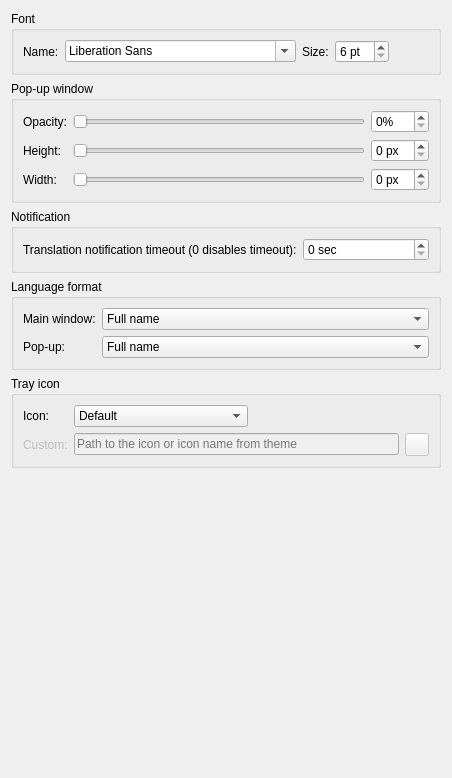
      <widget class="QWidget" name="interfacePage">
       <layout class="QVBoxLayout" name="interfaceLayout">
        <item>
         <widget class="QGroupBox" name="fontGroupBox">
          <property name="title">
           <string>Font</string>
          </property>
          <layout class="QHBoxLayout" name="fontBoxLayout">
           <item>
            <widget class="QLabel" name="fontNameLabel">
             <property name="text">
              <string>Name:</string>
             </property>
            </widget>
           </item>
           <item>
            <widget class="QFontComboBox" name="fontNameComboBox">
             <property name="toolTip">
              <string>&lt;html&gt;&lt;head/&gt;&lt;body&gt;&lt;p&gt;Translation and source text font&lt;/p&gt;&lt;/body&gt;&lt;/html&gt;</string>
             </property>
            </widget>
           </item>
           <item>
            <widget class="QLabel" name="fontSizeLabel">
             <property name="text">
              <string>Size:</string>
             </property>
            </widget>
           </item>
           <item>
            <widget class="QSpinBox" name="fontSizeSpinBox">
             <property name="toolTip">
              <string>&lt;html&gt;&lt;head/&gt;&lt;body&gt;&lt;p&gt;Font size of translation and source text&lt;/p&gt;&lt;/body&gt;&lt;/html&gt;</string>
             </property>
             <property name="suffix">
              <string notr="true"> pt</string>
             </property>
             <property name="minimum">
              <number>6</number>
             </property>
            </widget>
           </item>
           <item>
            <spacer name="fontSpacer">
             <property name="orientation">
              <enum>Qt::Horizontal</enum>
             </property>
             <property name="sizeHint" stdset="0">
              <size>
               <width>40</width>
               <height>20</height>
              </size>
             </property>
            </spacer>
           </item>
          </layout>
         </widget>
        </item>
        <item>
         <widget class="QGroupBox" name="popupInterfaceGroupBox">
          <property name="title">
           <string>Pop-up window</string>
          </property>
          <layout class="QGridLayout" name="popupBoxLayout">
           <item row="1" column="0">
            <widget class="QLabel" name="popupHeightLabel">
             <property name="text">
              <string>Height:</string>
             </property>
            </widget>
           </item>
           <item row="1" column="2">
            <widget class="QSpinBox" name="popupHeightSpinBox">
             <property name="toolTip">
              <string>&lt;html&gt;&lt;head/&gt;&lt;body&gt;&lt;p&gt;Pop-up window height in pixels&lt;/p&gt;&lt;/body&gt;&lt;/html&gt;</string>
             </property>
             <property name="suffix">
              <string notr="true"> px</string>
             </property>
            </widget>
           </item>
           <item row="0" column="2">
            <widget class="QSpinBox" name="popupOpacitySpinBox">
             <property name="toolTip">
              <string>&lt;html&gt;&lt;head/&gt;&lt;body&gt;&lt;p&gt;Pop-up window opacity&lt;/p&gt;&lt;/body&gt;&lt;/html&gt;</string>
             </property>
             <property name="suffix">
              <string notr="true">%</string>
             </property>
             <property name="maximum">
              <number>100</number>
             </property>
            </widget>
           </item>
           <item row="2" column="0">
            <widget class="QLabel" name="popupWidthLabel">
             <property name="text">
              <string>Width:</string>
             </property>
            </widget>
           </item>
           <item row="2" column="1">
            <widget class="QSlider" name="popupWidthSlider">
             <property name="orientation">
              <enum>Qt::Horizontal</enum>
             </property>
            </widget>
           </item>
           <item row="0" column="1">
            <widget class="QSlider" name="popupOpacitySlider">
             <property name="maximum">
              <number>100</number>
             </property>
             <property name="orientation">
              <enum>Qt::Horizontal</enum>
             </property>
            </widget>
           </item>
           <item row="2" column="2">
            <widget class="QSpinBox" name="popupWidthSpinBox">
             <property name="toolTip">
              <string>&lt;html&gt;&lt;head/&gt;&lt;body&gt;&lt;p&gt;Pop-up window width in pixels&lt;/p&gt;&lt;/body&gt;&lt;/html&gt;</string>
             </property>
             <property name="suffix">
              <string notr="true"> px</string>
             </property>
            </widget>
           </item>
           <item row="0" column="0">
            <widget class="QLabel" name="popupOpacityLabel">
             <property name="text">
              <string>Opacity:</string>
             </property>
            </widget>
           </item>
           <item row="1" column="1">
            <widget class="QSlider" name="popupHeightSlider">
             <property name="orientation">
              <enum>Qt::Horizontal</enum>
             </property>
            </widget>
           </item>
          </layout>
         </widget>
        </item>
        <item>
         <widget class="QGroupBox" name="translationNotificationGroupBox">
          <property name="title">
           <string>Notification</string>
          </property>
          <layout class="QFormLayout" name="translationNotificationBoxLayout">
           <item row="0" column="0">
            <widget class="QLabel" name="translationNotificationTimeoutLabel">
             <property name="text">
              <string>Translation notification timeout (0 disables timeout):</string>
             </property>
            </widget>
           </item>
           <item row="0" column="1">
            <widget class="QSpinBox" name="translationNotificationTimeoutSpinBox">
             <property name="toolTip">
              <string>&lt;html&gt;&lt;head/&gt;&lt;body&gt;&lt;p&gt;Notification with translation display time&lt;/p&gt;&lt;/body&gt;&lt;/html&gt;</string>
             </property>
             <property name="suffix">
              <string> sec</string>
             </property>
             <property name="minimum">
              <number>0</number>
             </property>
             <property name="maximum">
              <number>60</number>
             </property>
            </widget>
           </item>
          </layout>
         </widget>
        </item>
        <item>
         <widget class="QGroupBox" name="languageFormatGroupBox">
          <property name="title">
           <string>Language format</string>
          </property>
          <layout class="QFormLayout" name="languageFormatBoxLayout">
           <item row="0" column="0">
            <widget class="QLabel" name="mainWindowLanguageFormatLabel">
             <property name="text">
              <string>Main window:</string>
             </property>
            </widget>
           </item>
           <item row="0" column="1">
            <widget class="QComboBox" name="mainWindowLanguageFormatComboBox">
             <property name="toolTip">
              <string>&lt;html&gt;&lt;head/&gt;&lt;body&gt;&lt;p&gt;Languges text on buttons&lt;/p&gt;&lt;/body&gt;&lt;/html&gt;</string>
             </property>
             <item>
              <property name="text">
               <string>Full name</string>
              </property>
             </item>
             <item>
              <property name="text">
               <string>ISO 639-1 code</string>
              </property>
             </item>
            </widget>
           </item>
           <item row="1" column="0">
            <widget class="QLabel" name="popupLanguageFormatLabel">
             <property name="text">
              <string>Pop-up:</string>
             </property>
            </widget>
           </item>
           <item row="1" column="1">
            <widget class="QComboBox" name="popupLanguageFormatComboBox">
             <property name="toolTip">
              <string>&lt;html&gt;&lt;head/&gt;&lt;body&gt;&lt;p&gt;Languges text on buttons&lt;/p&gt;&lt;/body&gt;&lt;/html&gt;</string>
             </property>
             <item>
              <property name="text">
               <string>Full name</string>
              </property>
             </item>
             <item>
              <property name="text">
               <string>ISO 639-1 code</string>
              </property>
             </item>
            </widget>
           </item>
          </layout>
         </widget>
        </item>
        <item>
         <widget class="QGroupBox" name="trayIconGroupBox">
          <property name="title">
           <string>Tray icon</string>
          </property>
          <layout class="QGridLayout" name="trayIconBox">
           <item row="0" column="0">
            <widget class="QLabel" name="trayIconLabel">
             <property name="text">
              <string>Icon:</string>
             </property>
            </widget>
           </item>
           <item row="1" column="2">
            <widget class="QToolButton" name="customTrayIconButton">
             <property name="enabled">
              <bool>false</bool>
             </property>
             <property name="toolTip">
              <string>&lt;html&gt;&lt;head/&gt;&lt;body&gt;&lt;p&gt;Select icon&lt;/p&gt;&lt;/body&gt;&lt;/html&gt;</string>
             </property>
             <property name="text">
              <string notr="true"/>
             </property>
            </widget>
           </item>
           <item row="1" column="0">
            <widget class="QLabel" name="customTrayIconLabel">
             <property name="enabled">
              <bool>false</bool>
             </property>
             <property name="text">
              <string>Custom:</string>
             </property>
            </widget>
           </item>
           <item row="0" column="1">
            <widget class="QComboBox" name="trayIconComboBox">
             <property name="sizePolicy">
              <sizepolicy hsizetype="Maximum" vsizetype="Fixed">
               <horstretch>0</horstretch>
               <verstretch>0</verstretch>
              </sizepolicy>
             </property>
             <property name="toolTip">
              <string>&lt;html&gt;&lt;head/&gt;&lt;body&gt;&lt;p&gt;System tray icon&lt;/p&gt;&lt;/body&gt;&lt;/html&gt;</string>
             </property>
             <item>
              <property name="text">
               <string>Default</string>
              </property>
              <property name="icon">
               <iconset theme="crow-translate-tray">
                <normaloff>.</normaloff>.</iconset>
              </property>
             </item>
             <item>
              <property name="text">
               <string>Monochrome (dark theme)</string>
              </property>
              <property name="icon">
               <iconset theme="crow-translate-tray-light">
                <normaloff>.</normaloff>.</iconset>
              </property>
             </item>
             <item>
              <property name="text">
               <string>Monochrome (light theme)</string>
              </property>
              <property name="icon">
               <iconset theme="crow-translate-tray-dark">
                <normaloff>.</normaloff>.</iconset>
              </property>
             </item>
             <item>
              <property name="text">
               <string>Custom</string>
              </property>
              <property name="icon">
               <iconset theme="folder">
                <normaloff>.</normaloff>.</iconset>
              </property>
             </item>
            </widget>
           </item>
           <item row="1" column="1">
            <widget class="QLineEdit" name="customTrayIconEdit">
             <property name="enabled">
              <bool>false</bool>
             </property>
             <property name="placeholderText">
              <string>Path to the icon or icon name from theme</string>
             </property>
            </widget>
           </item>
          </layout>
         </widget>
        </item>
        <item>
         <spacer name="interfaceSpacer">
          <property name="orientation">
           <enum>Qt::Vertical</enum>
          </property>
          <property name="sizeHint" stdset="0">
           <size>
            <width>20</width>
            <height>299</height>
           </size>
          </property>
         </spacer>
        </item>
       </layout>
      </widget>
